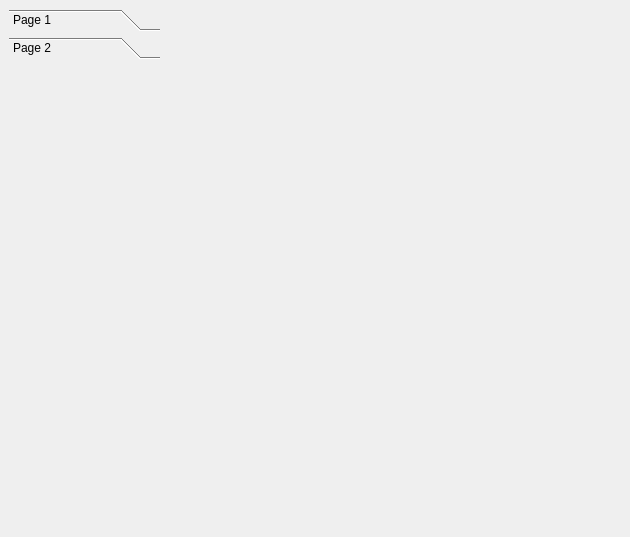
<?xml version="1.0" encoding="UTF-8"?>
<ui version="4.0">
 <class>Form</class>
 <widget class="QWidget" name="Form">
  <property name="geometry">
   <rect>
    <x>0</x>
    <y>0</y>
    <width>630</width>
    <height>537</height>
   </rect>
  </property>
  <property name="sizePolicy">
   <sizepolicy hsizetype="Fixed" vsizetype="Fixed">
    <horstretch>0</horstretch>
    <verstretch>0</verstretch>
   </sizepolicy>
  </property>
  <property name="windowTitle">
   <string>Form</string>
  </property>
  <widget class="QToolBox" name="m_pTools">
   <property name="geometry">
    <rect>
     <x>9</x>
     <y>9</y>
     <width>151</width>
     <height>501</height>
    </rect>
   </property>
   <property name="sizePolicy">
    <sizepolicy hsizetype="Fixed" vsizetype="Fixed">
     <horstretch>0</horstretch>
     <verstretch>0</verstretch>
    </sizepolicy>
   </property>
   <property name="currentIndex">
    <number>1</number>
   </property>
   <widget class="QWidget" name="m_pPen">
    <property name="geometry">
     <rect>
      <x>0</x>
      <y>0</y>
      <width>151</width>
      <height>449</height>
     </rect>
    </property>
    <attribute name="label">
     <string>Page 1</string>
    </attribute>
   </widget>
   <widget class="QWidget" name="m_pBrush">
    <property name="geometry">
     <rect>
      <x>0</x>
      <y>0</y>
      <width>151</width>
      <height>449</height>
     </rect>
    </property>
    <attribute name="label">
     <string>Page 2</string>
    </attribute>
   </widget>
  </widget>
  <widget class="QStackedWidget" name="stackedWidget">
   <property name="geometry">
    <rect>
     <x>190</x>
     <y>9</y>
     <width>421</width>
     <height>521</height>
    </rect>
   </property>
   <property name="sizePolicy">
    <sizepolicy hsizetype="Fixed" vsizetype="Fixed">
     <horstretch>0</horstretch>
     <verstretch>0</verstretch>
    </sizepolicy>
   </property>
   <property name="currentIndex">
    <number>1</number>
   </property>
   <widget class="QWidget" name="page"/>
   <widget class="QWidget" name="page_2"/>
  </widget>
 </widget>
 <resources/>
 <connections/>
</ui>
